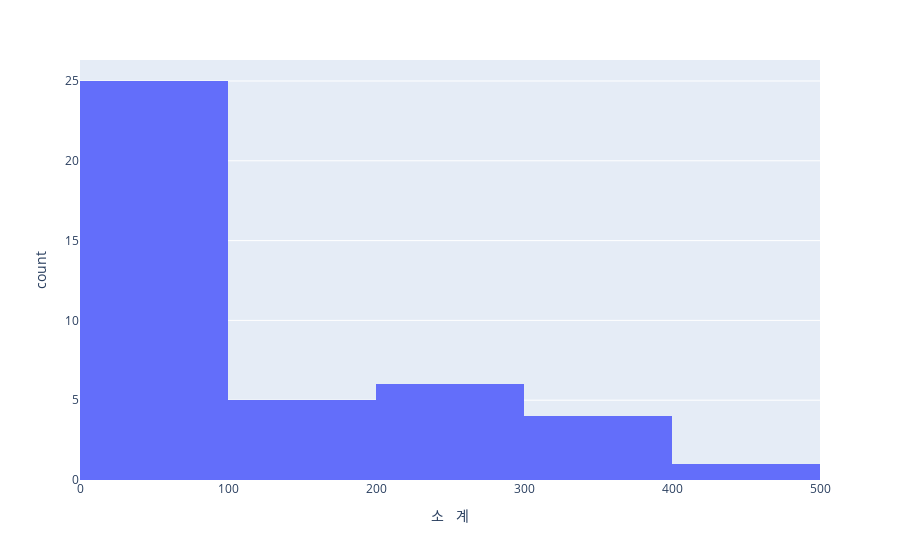

Notebook code cell kept with this figure:
### Code cell
fig=px.histogram(df, x='소   계') # 키로수 구간별 카운트
fig.show()

### Figure 1 — Plotly figure (JSON) as saved in the notebook; plotly's stock layout.template omitted (floating-point values rounded to 4 significant figures)
{"data": [{"alignmentgroup": "True", "bingroup": "x", "hoverlabel": {"namelength": 0}, "hovertemplate": "소   계=%{x}<br>count=%{y}", "legendgroup": "", "marker": {"color": "#636efa"}, "name": "", "offsetgroup": "", "orientation": "v", "showlegend": false, "type": "histogram", "x": [415.3, 273.2, 212.9, 44.98, 336.6, 14.3, 89.27, 105.9, 276.3, 117.8, 50.6, 278.9, 12.1, 332.5, 31.08, 126.9, 302.0, 234.4, 56.95, 370.8, 151.1, 222.6, 128.0, 17.88, 20.25, 15.26, 69.98, 13.44, 36.55, 61.36, 40.3, 25.45, 24.49, 53.97, 42.5, 13.28, 94, 38.14, 30, 17.42, 48.8, null], "xaxis": "x", "yaxis": "y"}], "layout": {"barmode": "relative", "legend": {"tracegroupgap": 0}, "margin": {"t": 60}, "xaxis": {"anchor": "y", "domain": [0, 1], "title": {"text": "소   계"}}, "yaxis": {"anchor": "x", "domain": [0, 1], "title": {"text": "count"}}}}
